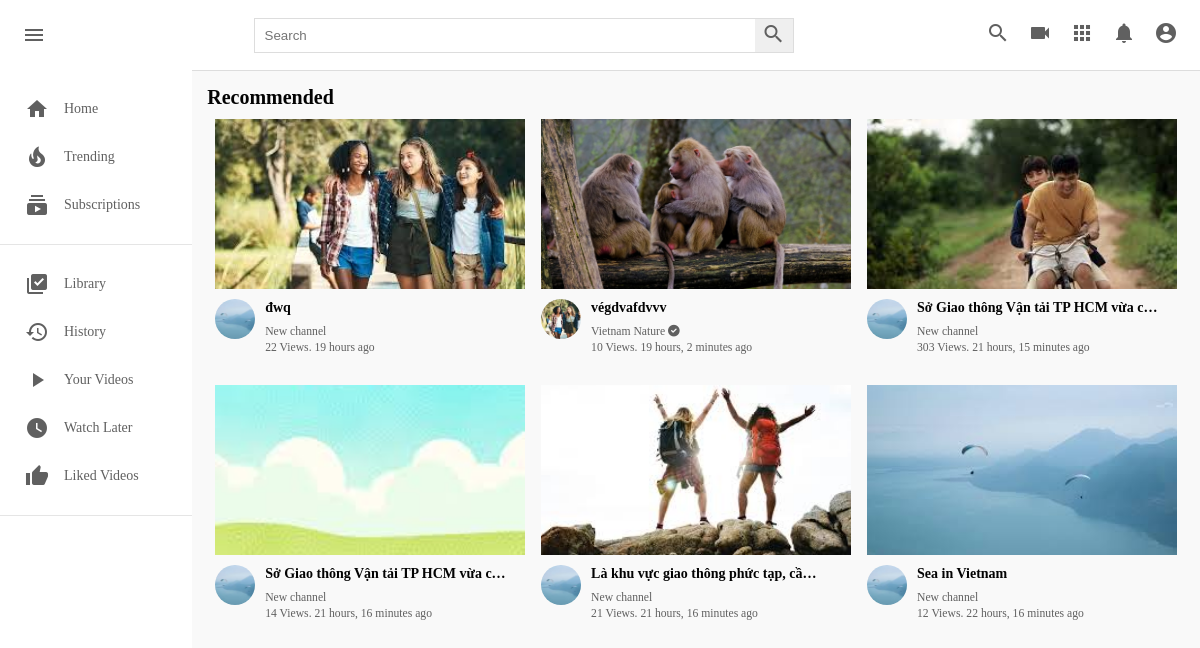
Before: / with the older database file.
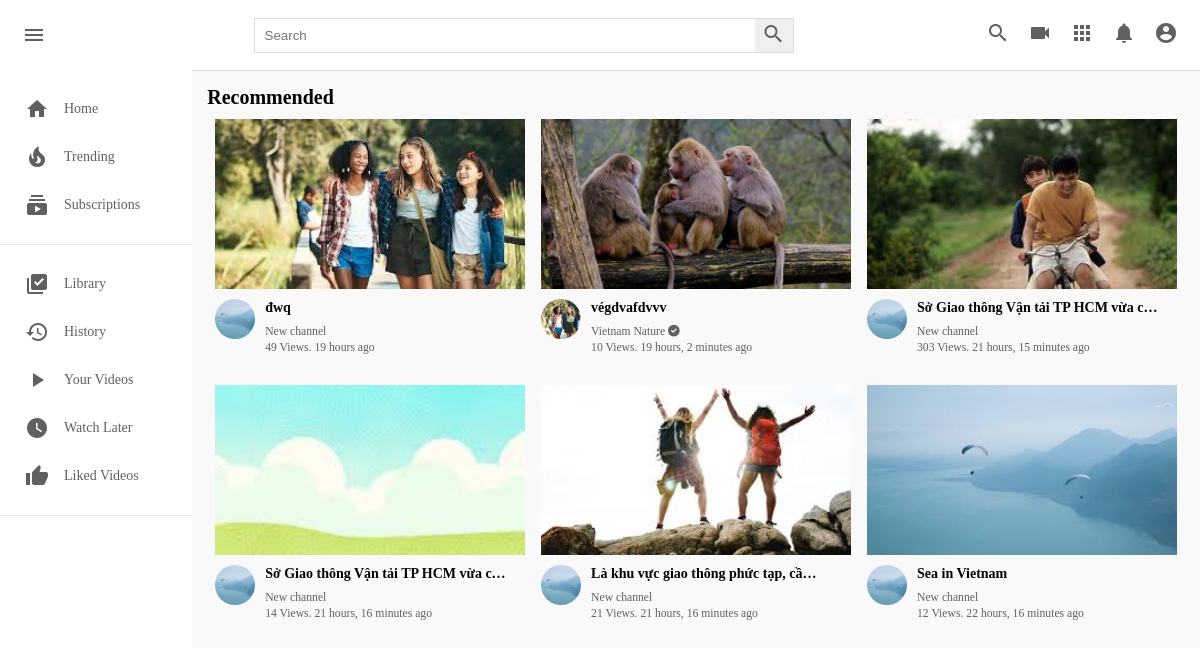
After: the same page with the newer database file.
### core/models.py (models this page shows, shortened)
class Video(models.Model):
  video = models.FileField(upload_to=user_directory_path)
  image = models.ImageField(upload_to=user_directory_path, null=True, blank=True)
  title = models.CharField(max_length=100)
  description = models.TextField(null=True, blank=True)
  tags = TaggableManager()
  date = models.DateTimeField(auto_now_add=True)
  visibility = models.CharField(choices=VISIBILITY, max_length=100, default="public")
  user = models.ForeignKey(User, on_delete=models.SET_NULL, null=True)
  views = models.PositiveIntegerField(default=0)
  likes = models.ManyToManyField(User, related_name="likes")
  featured = models.BooleanField(default=False)

### userauths/models.py (models this page shows, shortened)
class User(AbstractUser):
    email = models.EmailField(unique=True, null=True)
    username = models.CharField(max_length=1000)
    USERNAME_FIELD = "email"
    REQUIRED_FIELDS = ["username"]

### channel/models.py (models this page shows, shortened)
class Channel(models.Model):
  image = models.ImageField(upload_to=user_directory_path, null=True, blank=True)
  full_name = models.CharField(max_length=200)
  channel_name = models.CharField(max_length=200)
  description = models.TextField(null=True, blank=True)
  keywords = TaggableManager()
  joined = models.DateTimeField(auto_now_add=True)
  status = models.CharField(choices=STATUS, max_length=100, default="active")
  user = models.OneToOneField(User, on_delete=models.SET_NULL, null=True, related_name="channel")
  subscribers = models.ManyToManyField(User, related_name="user_subs")
  verified = models.BooleanField(default=False)

### core/views.py (the view)
# urls.py: path("", views.index, name="home"),
def index(request):
  video = Video.objects.filter(visibility="public").order_by("-date")
  context = {
    "video":video
  }
  return render(request, "index.html", context)

### templates/index.html (shortened to what the changed rows need)
{% load static %}
<!DOCTYPE html>
<html lang="en">
<head>
    <link rel="stylesheet" href="{% static 'css/style.css' %}" type="text/css">
    <link rel="stylesheet" href="https://use.fontawesome.com/releases/v6.0.0/css/all.css" />
</head>
<body>
    <div class="mainBody">
        <div class="videos">
            <div class="drop-down-container">
                <h1>Recommended</h1>
            </div>
            <div class="videos__container">
                {% for v in video %}
                <div class="video">
                    <div class="video__thumbnail">
                        <a href="{% url 'video-detail' v.id %}">
                        <img src="{{ v.image.url }}" alt="">
                    </div>
                    <div class="video__details">
                        <div class="author">
                            <img src="{{ v.user.channel.image.url }}" alt="">
                        </div>
                        <div class="title">
                            <a href="{% url 'video-detail' v.id %}">
                                <h3>{{ v.title|truncatechars:35 }}</h3>
                            </a>
                            <a href="">
                                <small>
                                    {{ v.user.channel.channel_name }}
                                </small>
                            </a>
                            <span><small>{{ v.views }} Views. {{ v.date|timesince }} ago</small></span>
                        </div>
                    </div>
                </div>
                {% endfor %}
            </div>
        </div>
    </div>
</body>
</html>

Changed rows visible on the page:
changed Video "đwq": views "22" → "49"
